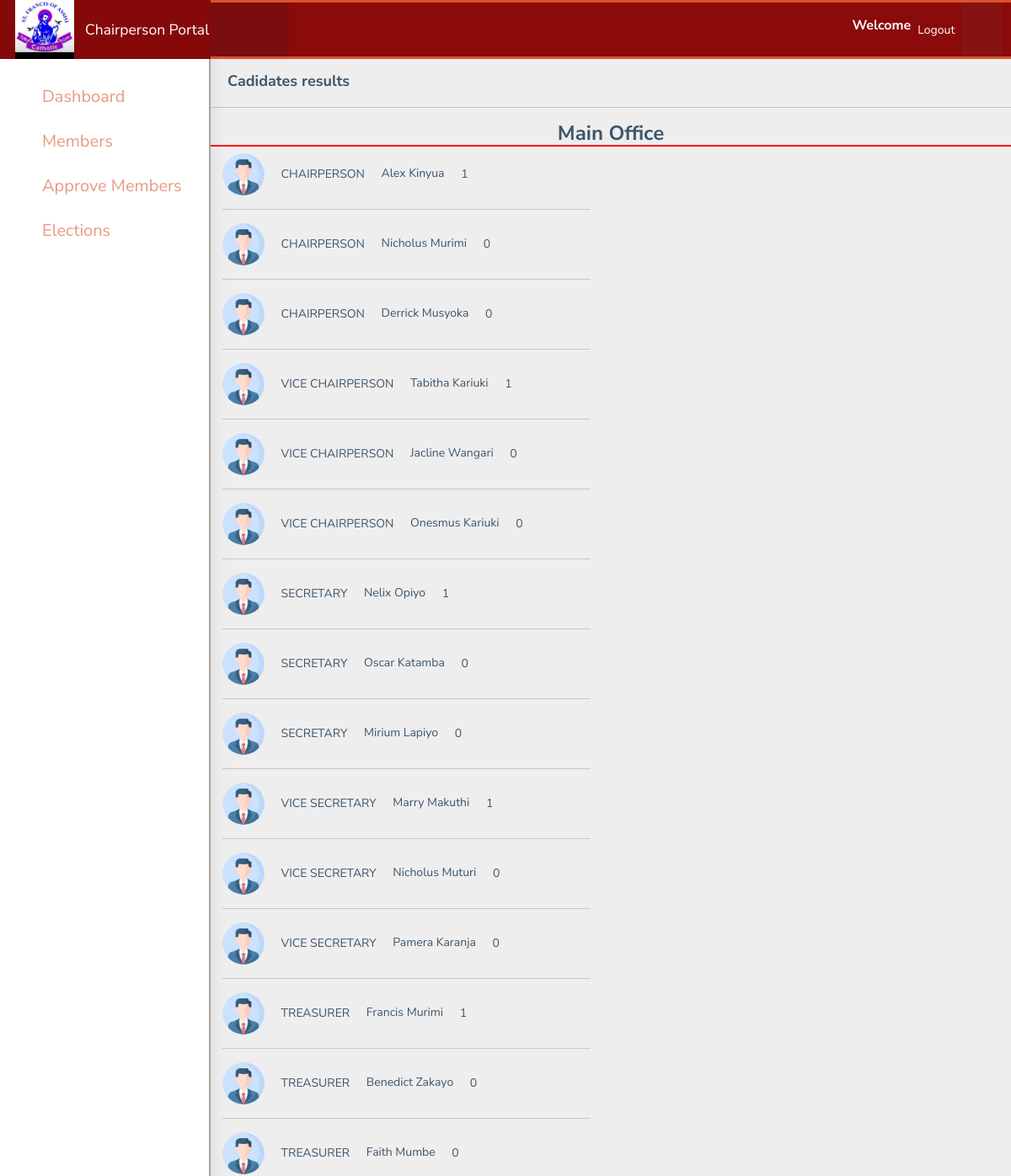
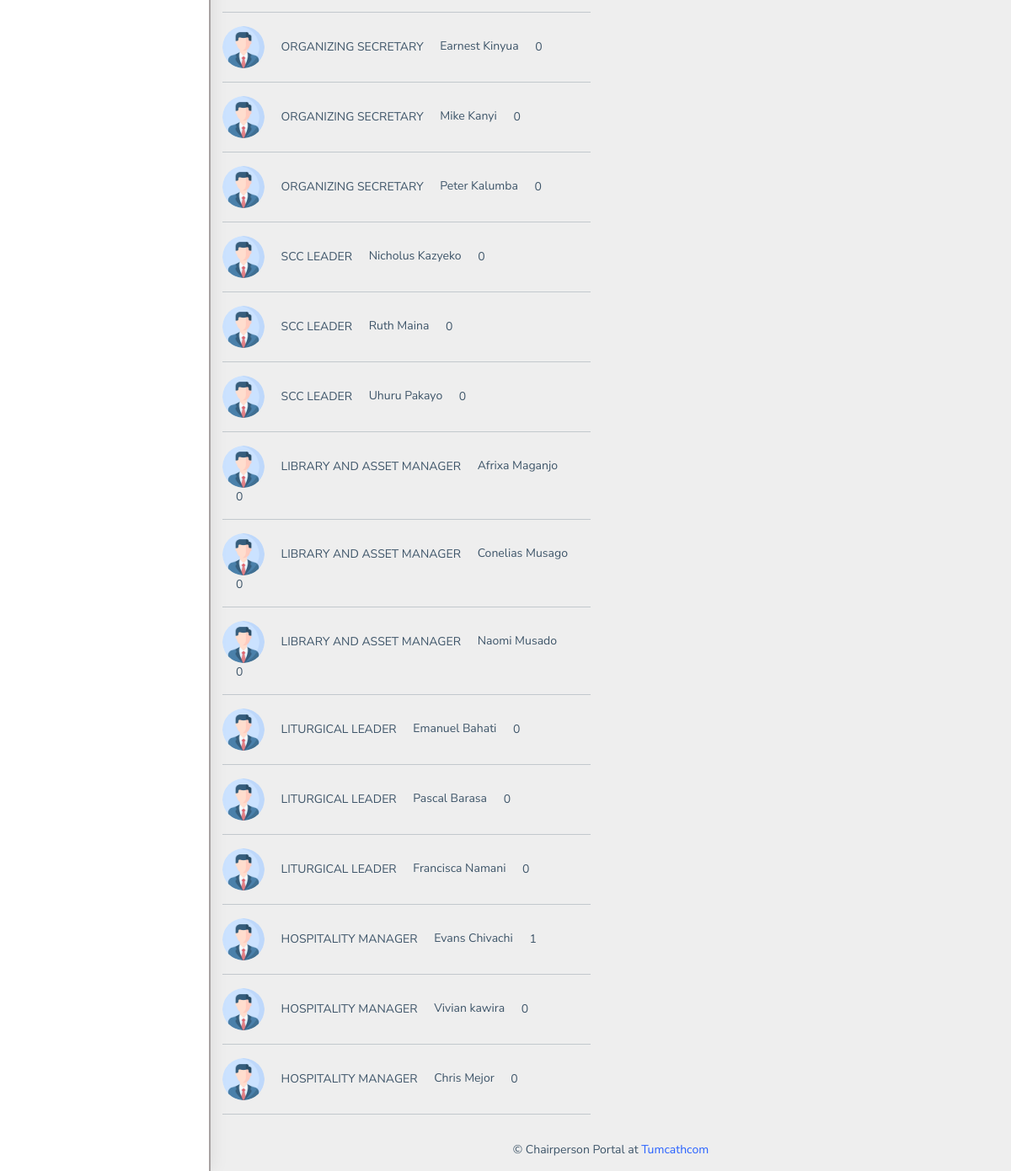
/site-admin/main-office-results, run on the app's committed database (2 pictures, top to bottom).
### voting/models.py (models this page shows, shortened)
class mainOfficeCadidate(models.Model):
    post = models.ForeignKey(mainOfficePost, on_delete=models.CASCADE);
    cadidate_name = models.CharField( max_length=100, unique=True);
    cadidate_photo = models.ImageField(upload_to='main_office_cadidates', default='default-profile.png');
    votes = models.IntegerField(default=0);
    class Meta:
        ordering:['post']

class mainOfficePost(models.Model):
    post_name = models.CharField( max_length=150, unique=True);
    def __str__(self):
        return self.post_name

### adminportal/views.py (the view)
# urls.py: path('main-office-results', views.mainOfficeResults, name="main-office-results"),
def mainOfficeResults(request):
	main_office_results = mainOfficeCadidate.objects.all().order_by('post','-votes')
	context = {
		'main_office_results':main_office_results,
	}
	return render(request, 'adminportal/main_office_results.html', context)

### adminportal/templates/adminportal/main_office_results.html (shortened to what this page needs)
{%  extends 'adminportal/base.html' %}
{% load static %}
 {% block content %}
      <div class="page-wrapper">
        <div class="page-breadcrumb">
          <div class="row">
            <div class="col-12 d-flex no-block align-items-center">
              <h4 class="page-title">Cadidates results</h4>
              <div class="ms-auto text-end">
                <nav aria-label="breadcrumb">
                  <ol class="breadcrumb">
                    <li class="breadcrumb-item active" aria-current="page">
                    </li>
                  </ol>
                </nav>
              </div>
            </div>
          </div>
        </div><hr>
              <h3 class="text-center" style="border-bottom: 2px solid red;">Main Office</h3>
              {% for user in main_office_results %}
              <div class="row">
                <div class="col-md-6 px-4">
                  <p><img src="/media/{{user.cadidate_photo}}" alt="photo" width="50px" style="border-radius: 50%;">
                     <span class="px-3">{{user.post}}</span> <span>{{user.cadidate_name}}</span>
                      <span class="px-3">{{user.votes}}</span>
                    </p> <hr>
                </div>
                </div>
              {% endfor %}
    {% endblock %}

### adminportal/templates/adminportal/base.html (shortened to what this page needs)
{% load static %}
<!DOCTYPE html>
<html dir="ltr" lang="en">
<head>
    <link href="{% static 'lecturer/assets/libs/flot/css/float-chart.css' %}" rel="stylesheet" />
    <link href="{% static 'lecturer/dist/css/style.min.css' %}" rel="stylesheet" />
</head>
<body>
    <div id="main-wrapper" data-layout="vertical" data-navbarbg="skin5" data-sidebartype="full"
        data-sidebar-position="absolute" data-header-position="absolute" data-boxed-layout="full">
        <header class="topbar" data-navbarbg="skin5">
            <nav class="navbar top-navbar navbar-expand-md bg-danger">
                <div class="navbar-header" data-logobg="skin5" style="background-color: rgb(133, 9, 9);">
                    <a class="navbar-brand text-white" href="{% url 'admin-dashboard' %}">
                        <b class="logo-icon ps-2">
                            <img src="/static/students/assets/images/tum-logo.jpg" alt="homepage"
                                class="light-logo bg-success" width="70px" />
                        </b>
                        <span class="logo-text ms-2">
                            Chairperson Portal
                        </span>
                    </a>
                </div>
                <div class="navbar-collapse collapse" id="navbarSupportedContent" data-navbarbg="skin5" style="background-color: rgb(139, 10, 10)!important;">
                    <ul class="navbar-nav float-start me-auto text" style="background-color: rgb(121, 12, 12);">
                        <li class="nav-item d-none d-lg-block">
                            <a class="nav-link sidebartoggler waves-effect waves-light text-white" href="javascript:void(0)"
                                data-sidebartype="mini-sidebar"><i class="mdi mdi-menu font-24"></i></a>
                        </li>
                        <li class="nav-item search-box">
                            <a class="nav-link waves-effect waves-dark text-white" href="javascript:void(0)"><i
                                    class="mdi mdi-magnify fs-4"></i></a>
                        </li>
                    </ul>
                    <h5 class="text-white">Welcome {{user.first_name}}</h5>
                    <span class="m-2"><a class="text-white" href="{% url 'logout-admin' %}">Logout</a></span>
                    <ul class="navbar-nav float-end" style="background-color: rgb(134, 18, 18);">
                        <li class="nav-item dropdown">
                            <a class="nav-link dropdown-toggle waves-effect waves-dark text-white" href="#" id="2" role="button"
                                data-bs-toggle="dropdown" aria-expanded="false">
                                <i class="font-24 mdi mdi-comment-processing"></i>
                            </a>
                        </li>
                    </ul>
                </div>
            </nav>
        </header>
        <aside class="left-sidebar bg-white" data-sidebarbg="skin5" style="border-right: 2px solid rgb(167, 162, 162);">
            <div class="scroll-sidebar">
                <nav class="sidebar-nav">
                    <ul id="sidebarnav" class="pt-4 bg-white">
                        <li class="sidebar-item">
                            <a class="sidebar-link waves-effect waves-dark sidebar-link text-danger font-20"
                                href="{% url 'admin-dashboard' %}" aria-expanded="false"><i
                                    class="mdi mdi-view-dashboard"></i><span class="hide-menu">Dashboard</span></a>
                        </li>
                        <li class="sidebar-item">
                            <a class="sidebar-link waves-effect waves-dark sidebar-link text-danger font-20"
                                href="{% url 'members' %}" aria-expanded="false"><i
                                    class="mdi mdi-chart-bubble"></i><span class="hide-menu">Members</span></a>
                        </li>
                        <li class="sidebar-item">
                            <a class="sidebar-link waves-effect waves-dark sidebar-link text-danger font-20"
                                href="{% url 'approve-id' %}" aria-expanded="false"><i
                                    class="mdi mdi-border-inside"></i><span class="hide-menu">Approve Members</span></a>
                        </li>
                        <li class="sidebar-item">
                            <a class="sidebar-link waves-effect waves-dark sidebar-link text-danger font-20"
                                href="{% url 'voting-results' %}" aria-expanded="false"><i
                                    class="mdi mdi-blur-linear"></i><span class="hide-menu">Elections</span></a>
                        </li>
                    </ul>
                </nav>
            </div>
        </aside>
        {% block content %}
        {% endblock %}
        <footer class="footer text-center">
            © {{user.last_login.date.year}} Chairperson Portal at <a href="{% url 'admin-dashboard' %}">Tumcathcom</a>
        </footer>
    </div>
    </div>
</body>
</html>

### data on the page
mainOfficeCadidate: cadidate_photo (placeholder picture), post "CHAIRPERSON", cadidate_name "Alex Kinyua", votes "1"
mainOfficeCadidate: cadidate_photo (placeholder picture), post "CHAIRPERSON", cadidate_name "Nicholus Murimi", votes "0"
mainOfficeCadidate: cadidate_photo (placeholder picture), post "CHAIRPERSON", cadidate_name "Derrick Musyoka", votes "0"
mainOfficeCadidate: cadidate_photo (placeholder picture), post "VICE CHAIRPERSON", cadidate_name "Tabitha Kariuki", votes "1"
mainOfficeCadidate: cadidate_photo (placeholder picture), post "VICE CHAIRPERSON", cadidate_name "Jacline Wangari", votes "0"
mainOfficeCadidate: cadidate_photo (placeholder picture), post "VICE CHAIRPERSON", cadidate_name "Onesmus Kariuki", votes "0"
mainOfficeCadidate: cadidate_photo (placeholder picture), post "SECRETARY", cadidate_name "Nelix Opiyo", votes "1"
mainOfficeCadidate: cadidate_photo (placeholder picture), post "SECRETARY", cadidate_name "Oscar Katamba", votes "0"
mainOfficeCadidate: cadidate_photo (placeholder picture), post "SECRETARY", cadidate_name "Mirium Lapiyo", votes "0"
mainOfficeCadidate: cadidate_photo (placeholder picture), post "VICE SECRETARY", cadidate_name "Marry Makuthi", votes "1"
mainOfficeCadidate: cadidate_photo (placeholder picture), post "VICE SECRETARY", cadidate_name "Nicholus Muturi", votes "0"
mainOfficeCadidate: cadidate_photo (placeholder picture), post "VICE SECRETARY", cadidate_name "Pamera Karanja", votes "0"
mainOfficeCadidate: cadidate_photo (placeholder picture), post "TREASURER", cadidate_name "Francis Murimi", votes "1"
mainOfficeCadidate: cadidate_photo (placeholder picture), post "TREASURER", cadidate_name "Benedict Zakayo", votes "0"
mainOfficeCadidate: cadidate_photo (placeholder picture), post "TREASURER", cadidate_name "Faith Mumbe", votes "0"
mainOfficeCadidate: cadidate_photo (placeholder picture), post "ORGANIZING SECRETARY", cadidate_name "Earnest Kinyua", votes "0"
mainOfficeCadidate: cadidate_photo (placeholder picture), post "ORGANIZING SECRETARY", cadidate_name "Mike Kanyi", votes "0"
mainOfficeCadidate: cadidate_photo (placeholder picture), post "ORGANIZING SECRETARY", cadidate_name "Peter Kalumba", votes "0"
mainOfficeCadidate: cadidate_photo (placeholder picture), post "SCC LEADER", cadidate_name "Nicholus Kazyeko", votes "0"
mainOfficeCadidate: cadidate_photo (placeholder picture), post "SCC LEADER", cadidate_name "Ruth Maina", votes "0"
mainOfficeCadidate: cadidate_photo (placeholder picture), post "SCC LEADER", cadidate_name "Uhuru Pakayo", votes "0"
mainOfficeCadidate: cadidate_photo (placeholder picture), post "LIBRARY AND ASSET MANAGER", cadidate_name "Afrixa Maganjo", votes "0"
mainOfficeCadidate: cadidate_photo (placeholder picture), post "LIBRARY AND ASSET MANAGER", cadidate_name "Conelias Musago", votes "0"
mainOfficeCadidate: cadidate_photo (placeholder picture), post "LIBRARY AND ASSET MANAGER", cadidate_name "Naomi Musado", votes "0"
mainOfficeCadidate: cadidate_photo (placeholder picture), post "LITURGICAL LEADER", cadidate_name "Emanuel Bahati", votes "0"
mainOfficeCadidate: cadidate_photo (placeholder picture), post "LITURGICAL LEADER", cadidate_name "Pascal Barasa", votes "0"
mainOfficeCadidate: cadidate_photo (placeholder picture), post "LITURGICAL LEADER", cadidate_name "Francisca Namani", votes "0"
mainOfficeCadidate: cadidate_photo (placeholder picture), post "HOSPITALITY MANAGER", cadidate_name "Evans Chivachi", votes "1"
mainOfficeCadidate: cadidate_photo (placeholder picture), post "HOSPITALITY MANAGER", cadidate_name "Vivian kawira", votes "0"
mainOfficeCadidate: cadidate_photo (placeholder picture), post "HOSPITALITY MANAGER", cadidate_name "Chris Mejor", votes "0"
